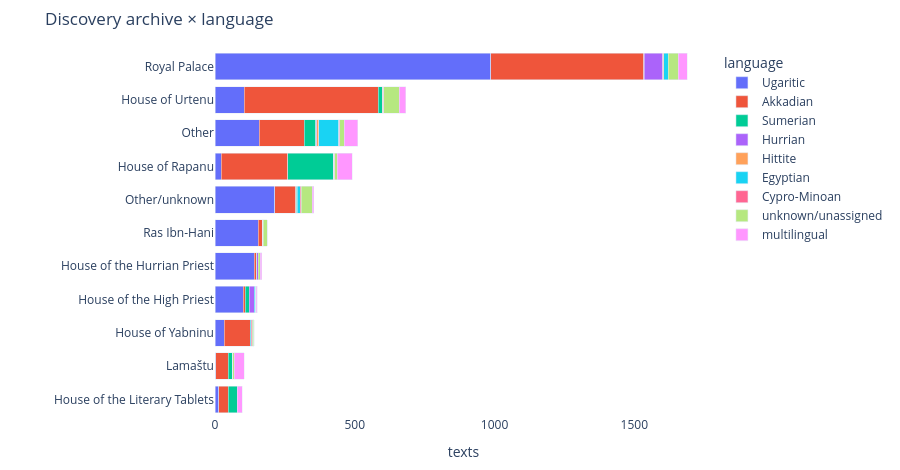
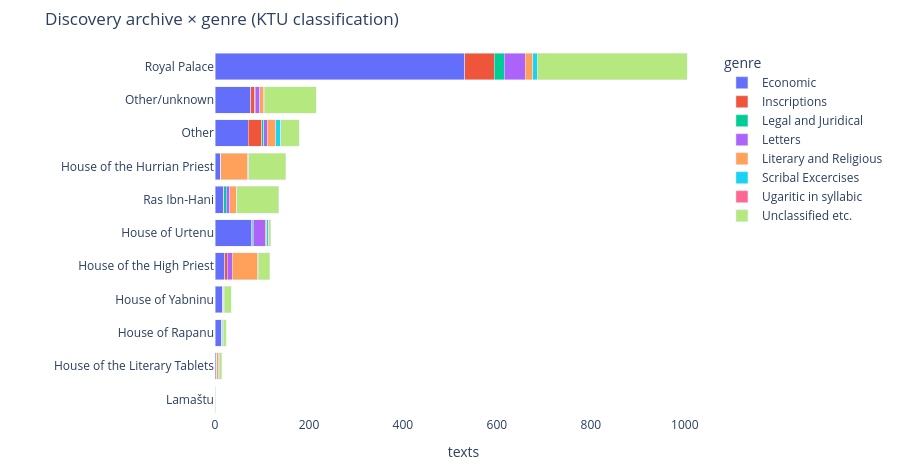

Here is the notebook cell these charts were saved with, in order:
### Markdown cell above
### Where was each language and genre found?

The marginals above hide the *joint* picture. Cross-tabulating **discovery archive × language** and **discovery archive × genre** reveals the social geography of writing at Ugarit — Akkadian diplomatic correspondence massed in the **House of Urtenu**, literary & religious texts in the **priests' houses**, economic tablets everywhere but concentrated in the **Royal Palace**. (`Latin` / `Phoenician` are scribal-script labels, dropped from the language view following `analyse.py`.)

### Code cell
import plotly.express as px

meta = pd.DataFrame({
    "archive": db["Archive/General area"].fillna(db["SAU Archive/General area"]).fillna("Other/unknown"),
    "language": db["UTDB Language"].map(lambda x: analyse.normalise_lang(x, use_multilingual=True))
                  .replace("", "unknown/unassigned"),
    "genre": db["KTU3"].map(ktu_genre),
})
TOP = meta["archive"].value_counts().head(10).index
meta["arch"] = meta["archive"].where(meta["archive"].isin(TOP), "Other")

def stacked(col, title, drop=(), order=None):
    ct = pd.crosstab(meta["arch"], meta[col]).drop(columns=list(drop), errors="ignore")
    ct = ct.loc[ct.sum(axis=1).sort_values().index]                 # archives by total
    long = ct.reset_index().melt(id_vars="arch", var_name=col, value_name="texts")
    kw = {"category_orders": {col: order}} if order else {}
    fig = px.bar(long, x="texts", y="arch", color=col, orientation="h", title=title, **kw)
    fig.update_layout(barmode="stack", height=470, width=900, yaxis_title="", xaxis_title="texts",
                      legend_title_text=col, margin=dict(l=215, r=30, t=50, b=40),
                      paper_bgcolor="white", plot_bgcolor="white")
    fig.show()

lang_order = [l for l in analyse.order_of_languages if l not in ("Latin", "Phoenician")] + ["multilingual"]
stacked("language", "Discovery archive × language", drop=["Latin", "Phoenician"], order=lang_order)
stacked("genre",    "Discovery archive × genre (KTU classification)")

### Figure 1 — Plotly figure (JSON) as saved in the notebook; plotly's stock layout.template omitted (floating-point values rounded to 4 significant figures)
{"data": [{"hovertemplate": "language=Ugaritic<br>texts=%{x}<br>arch=%{y}<extra></extra>", "legendgroup": "Ugaritic", "marker": {"color": "#636efa", "pattern": {"shape": ""}}, "name": "Ugaritic", "orientation": "h", "showlegend": true, "textposition": "auto", "type": "bar", "x": [13, 2, 33, 101, 140, 155, 214, 22, 158, 104, 986], "xaxis": "x", "y": ["House of the Literary Tablets", "Lamaštu", "House of Yabninu", "House of the High Priest", "House of the Hurrian Priest", "Ras Ibn-Hani", "Other/unknown", "House of Rapanu", "Other", "House of Urtenu", "Royal Palace"], "yaxis": "y"}, {"hovertemplate": "language=Akkadian<br>texts=%{x}<br>arch=%{y}<extra></extra>", "legendgroup": "Akkadian", "marker": {"color": "#EF553B", "pattern": {"shape": ""}}, "name": "Akkadian", "orientation": "h", "showlegend": true, "textposition": "auto", "type": "bar", "x": [34, 46, 93, 8, 8, 16, 74, 239, 162, 480, 548], "xaxis": "x", "y": ["House of the Literary Tablets", "Lamaštu", "House of Yabninu", "House of the High Priest", "House of the Hurrian Priest", "Ras Ibn-Hani", "Other/unknown", "House of Rapanu", "Other", "House of Urtenu", "Royal Palace"], "yaxis": "y"}, {"hovertemplate": "language=Sumerian<br>texts=%{x}<br>arch=%{y}<extra></extra>", "legendgroup": "Sumerian", "marker": {"color": "#00cc96", "pattern": {"shape": ""}}, "name": "Sumerian", "orientation": "h", "showlegend": true, "textposition": "auto", "type": "bar", "x": [32, 16, 0, 14, 1, 0, 4, 162, 40, 15, 1], "xaxis": "x", "y": ["House of the Literary Tablets", "Lamaštu", "House of Yabninu", "House of the High Priest", "House of the Hurrian Priest", "Ras Ibn-Hani", "Other/unknown", "House of Rapanu", "Other", "House of Urtenu", "Royal Palace"], "yaxis": "y"}, {"hovertemplate": "language=Hurrian<br>texts=%{x}<br>arch=%{y}<extra></extra>", "legendgroup": "Hurrian", "marker": {"color": "#ab63fa", "pattern": {"shape": ""}}, "name": "Hurrian", "orientation": "h", "showlegend": true, "textposition": "auto", "type": "bar", "x": [0, 0, 0, 17, 6, 0, 2, 2, 4, 0, 67], "xaxis": "x", "y": ["House of the Literary Tablets", "Lamaštu", "House of Yabninu", "House of the High Priest", "House of the Hurrian Priest", "Ras Ibn-Hani", "Other/unknown", "House of Rapanu", "Other", "House of Urtenu", "Royal Palace"], "yaxis": "y"}, {"hovertemplate": "language=Hittite<br>texts=%{x}<br>arch=%{y}<extra></extra>", "legendgroup": "Hittite", "marker": {"color": "#FFA15A", "pattern": {"shape": ""}}, "name": "Hittite", "orientation": "h", "showlegend": true, "textposition": "auto", "type": "bar", "x": [0, 0, 0, 0, 0, 0, 1, 0, 8, 1, 3], "xaxis": "x", "y": ["House of the Literary Tablets", "Lamaštu", "House of Yabninu", "House of the High Priest", "House of the Hurrian Priest", "Ras Ibn-Hani", "Other/unknown", "House of Rapanu", "Other", "House of Urtenu", "Royal Palace"], "yaxis": "y"}, {"hovertemplate": "language=Egyptian<br>texts=%{x}<br>arch=%{y}<extra></extra>", "legendgroup": "Egyptian", "marker": {"color": "#19d3f3", "pattern": {"shape": ""}}, "name": "Egyptian", "orientation": "h", "showlegend": true, "textposition": "auto", "type": "bar", "x": [1, 0, 3, 5, 0, 0, 10, 1, 71, 1, 16], "xaxis": "x", "y": ["House of the Literary Tablets", "Lamaštu", "House of Yabninu", "House of the High Priest", "House of the Hurrian Priest", "Ras Ibn-Hani", "Other/unknown", "House of Rapanu", "Other", "House of Urtenu", "Royal Palace"], "yaxis": "y"}, {"hovertemplate": "language=Cypro-Minoan<br>texts=%{x}<br>arch=%{y}<extra></extra>", "legendgroup": "Cypro-Minoan", "marker": {"color": "#FF6692", "pattern": {"shape": ""}}, "name": "Cypro-Minoan", "orientation": "h", "showlegend": true, "textposition": "auto", "type": "bar", "x": [0, 0, 4, 1, 0, 1, 3, 2, 3, 2, 0], "xaxis": "x", "y": ["House of the Literary Tablets", "Lamaštu", "House of Yabninu", "House of the High Priest", "House of the Hurrian Priest", "Ras Ibn-Hani", "Other/unknown", "House of Rapanu", "Other", "House of Urtenu", "Royal Palace"], "yaxis": "y"}, {"hovertemplate": "language=unknown/unassigned<br>texts=%{x}<br>arch=%{y}<extra></extra>", "legendgroup": "unknown/unassigned", "marker": {"color": "#B6E880", "pattern": {"shape": ""}}, "name": "unknown/unassigned", "orientation": "h", "showlegend": true, "textposition": "auto", "type": "bar", "x": [0, 5, 5, 2, 7, 14, 40, 10, 17, 56, 36], "xaxis": "x", "y": ["House of the Literary Tablets", "Lamaštu", "House of Yabninu", "House of the High Priest", "House of the Hurrian Priest", "Ras Ibn-Hani", "Other/unknown", "House of Rapanu", "Other", "House of Urtenu", "Royal Palace"], "yaxis": "y"}, {"hovertemplate": "language=multilingual<br>texts=%{x}<br>arch=%{y}<extra></extra>", "legendgroup": "multilingual", "marker": {"color": "#FF97FF", "pattern": {"shape": ""}}, "name": "multilingual", "orientation": "h", "showlegend": true, "textposition": "auto", "type": "bar", "x": [18, 35, 3, 3, 5, 1, 6, 53, 47, 24, 32], "xaxis": "x", "y": ["House of the Literary Tablets", "Lamaštu", "House of Yabninu", "House of the High Priest", "House of the Hurrian Priest", "Ras Ibn-Hani", "Other/unknown", "House of Rapanu", "Other", "House of Urtenu", "Royal Palace"], "yaxis": "y"}], "layout": {"barmode": "stack", "height": 470, "legend": {"title": {"text": "language"}, "tracegroupgap": 0}, "margin": {"b": 40, "l": 215, "r": 30, "t": 50}, "paper_bgcolor": "white", "plot_bgcolor": "white", "title": {"text": "Discovery archive × language"}, "width": 900, "xaxis": {"anchor": "y", "domain": [0, 1], "title": {"text": "texts"}}, "yaxis": {"anchor": "x", "domain": [0, 1], "title": {"text": ""}}}}

### Figure 2 — Plotly figure (JSON) as saved in the notebook; plotly's stock layout.template omitted (floating-point values rounded to 4 significant figures)
{"data": [{"hovertemplate": "genre=Economic<br>texts=%{x}<br>arch=%{y}<extra></extra>", "legendgroup": "Economic", "marker": {"color": "#636efa", "pattern": {"shape": ""}}, "name": "Economic", "orientation": "h", "showlegend": true, "textposition": "auto", "type": "bar", "x": [2, 4, 13, 16, 21, 78, 18, 12, 71, 76, 532], "xaxis": "x", "y": ["Lamaštu", "House of the Literary Tablets", "House of Rapanu", "House of Yabninu", "House of the High Priest", "House of Urtenu", "Ras Ibn-Hani", "House of the Hurrian Priest", "Other", "Other/unknown", "Royal Palace"], "yaxis": "y"}, {"hovertemplate": "genre=Inscriptions<br>texts=%{x}<br>arch=%{y}<extra></extra>", "legendgroup": "Inscriptions", "marker": {"color": "#EF553B", "pattern": {"shape": ""}}, "name": "Inscriptions", "orientation": "h", "showlegend": true, "textposition": "auto", "type": "bar", "x": [0, 0, 0, 0, 5, 1, 1, 0, 28, 9, 62], "xaxis": "x", "y": ["Lamaštu", "House of the Literary Tablets", "House of Rapanu", "House of Yabninu", "House of the High Priest", "House of Urtenu", "Ras Ibn-Hani", "House of the Hurrian Priest", "Other", "Other/unknown", "Royal Palace"], "yaxis": "y"}, {"hovertemplate": "genre=Legal and Juridical<br>texts=%{x}<br>arch=%{y}<extra></extra>", "legendgroup": "Legal and Juridical", "marker": {"color": "#00cc96", "pattern": {"shape": ""}}, "name": "Legal and Juridical", "orientation": "h", "showlegend": true, "textposition": "auto", "type": "bar", "x": [0, 0, 0, 0, 0, 2, 5, 0, 5, 1, 22], "xaxis": "x", "y": ["Lamaštu", "House of the Literary Tablets", "House of Rapanu", "House of Yabninu", "House of the High Priest", "House of Urtenu", "Ras Ibn-Hani", "House of the Hurrian Priest", "Other", "Other/unknown", "Royal Palace"], "yaxis": "y"}, {"hovertemplate": "genre=Letters<br>texts=%{x}<br>arch=%{y}<extra></extra>", "legendgroup": "Letters", "marker": {"color": "#ab63fa", "pattern": {"shape": ""}}, "name": "Letters", "orientation": "h", "showlegend": true, "textposition": "auto", "type": "bar", "x": [0, 0, 1, 3, 11, 26, 7, 0, 7, 9, 44], "xaxis": "x", "y": ["Lamaštu", "House of the Literary Tablets", "House of Rapanu", "House of Yabninu", "House of the High Priest", "House of Urtenu", "Ras Ibn-Hani", "House of the Hurrian Priest", "Other", "Other/unknown", "Royal Palace"], "yaxis": "y"}, {"hovertemplate": "genre=Literary and Religious<br>texts=%{x}<br>arch=%{y}<extra></extra>", "legendgroup": "Literary and Religious", "marker": {"color": "#FFA15A", "pattern": {"shape": ""}}, "name": "Literary and Religious", "orientation": "h", "showlegend": true, "textposition": "auto", "type": "bar", "x": [0, 4, 0, 0, 54, 3, 15, 58, 18, 9, 16], "xaxis": "x", "y": ["Lamaštu", "House of the Literary Tablets", "House of Rapanu", "House of Yabninu", "House of the High Priest", "House of Urtenu", "Ras Ibn-Hani", "House of the Hurrian Priest", "Other", "Other/unknown", "Royal Palace"], "yaxis": "y"}, {"hovertemplate": "genre=Scribal Excercises<br>texts=%{x}<br>arch=%{y}<extra></extra>", "legendgroup": "Scribal Excercises", "marker": {"color": "#19d3f3", "pattern": {"shape": ""}}, "name": "Scribal Excercises", "orientation": "h", "showlegend": true, "textposition": "auto", "type": "bar", "x": [0, 1, 3, 1, 1, 4, 0, 2, 11, 1, 10], "xaxis": "x", "y": ["Lamaštu", "House of the Literary Tablets", "House of Rapanu", "House of Yabninu", "House of the High Priest", "House of Urtenu", "Ras Ibn-Hani", "House of the Hurrian Priest", "Other", "Other/unknown", "Royal Palace"], "yaxis": "y"}, {"hovertemplate": "genre=Ugaritic in syllabic<br>texts=%{x}<br>arch=%{y}<extra></extra>", "legendgroup": "Ugaritic in syllabic", "marker": {"color": "#FF6692", "pattern": {"shape": ""}}, "name": "Ugaritic in syllabic", "orientation": "h", "showlegend": true, "textposition": "auto", "type": "bar", "x": [0, 0, 1, 0, 0, 0, 0, 0, 0, 0, 0], "xaxis": "x", "y": ["Lamaštu", "House of the Literary Tablets", "House of Rapanu", "House of Yabninu", "House of the High Priest", "House of Urtenu", "Ras Ibn-Hani", "House of the Hurrian Priest", "Other", "Other/unknown", "Royal Palace"], "yaxis": "y"}, {"hovertemplate": "genre=Unclassified etc.<br>texts=%{x}<br>arch=%{y}<extra></extra>", "legendgroup": "Unclassified etc.", "marker": {"color": "#B6E880", "pattern": {"shape": ""}}, "name": "Unclassified etc.", "orientation": "h", "showlegend": true, "textposition": "auto", "type": "bar", "x": [0, 5, 6, 15, 25, 5, 90, 79, 39, 111, 319], "xaxis": "x", "y": ["Lamaštu", "House of the Literary Tablets", "House of Rapanu", "House of Yabninu", "House of the High Priest", "House of Urtenu", "Ras Ibn-Hani", "House of the Hurrian Priest", "Other", "Other/unknown", "Royal Palace"], "yaxis": "y"}], "layout": {"barmode": "stack", "height": 470, "legend": {"title": {"text": "genre"}, "tracegroupgap": 0}, "margin": {"b": 40, "l": 215, "r": 30, "t": 50}, "paper_bgcolor": "white", "plot_bgcolor": "white", "title": {"text": "Discovery archive × genre (KTU classification)"}, "width": 900, "xaxis": {"anchor": "y", "domain": [0, 1], "title": {"text": "texts"}}, "yaxis": {"anchor": "x", "domain": [0, 1], "title": {"text": ""}}}}
